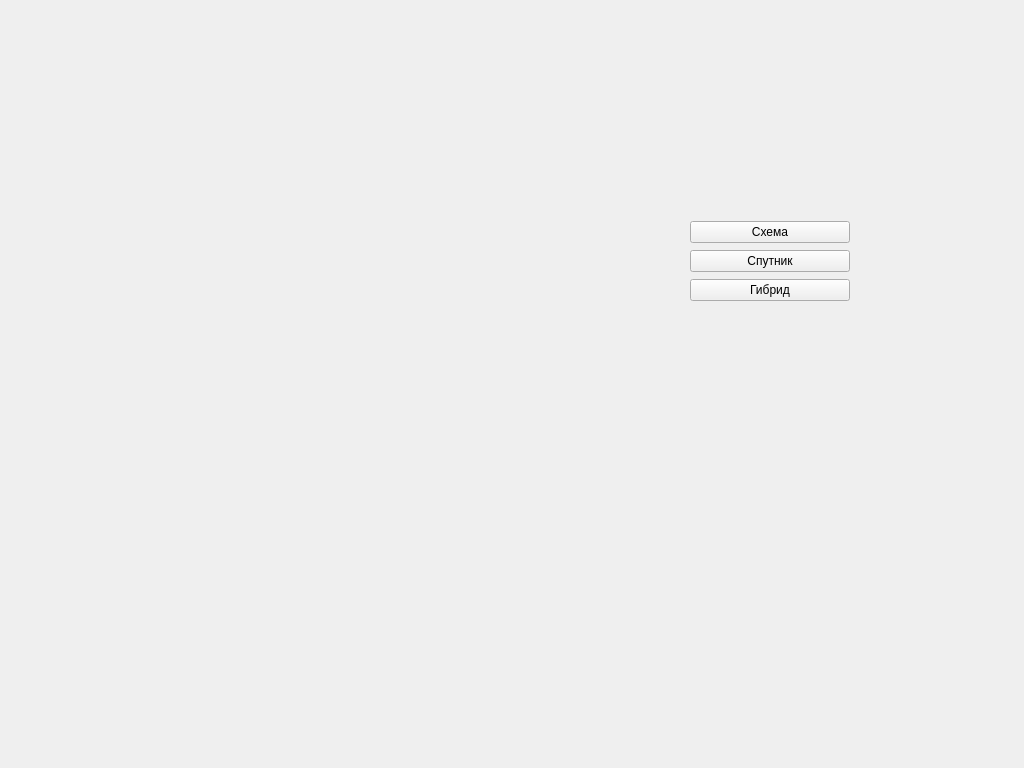
<?xml version="1.0" encoding="UTF-8"?>
<ui version="4.0">
 <class>Form</class>
 <widget class="QWidget" name="Form">
  <property name="geometry">
   <rect>
    <x>0</x>
    <y>0</y>
    <width>1024</width>
    <height>768</height>
   </rect>
  </property>
  <property name="windowTitle">
   <string>Form</string>
  </property>
  <widget class="QLabel" name="image">
   <property name="geometry">
    <rect>
     <x>10</x>
     <y>20</y>
     <width>650</width>
     <height>450</height>
    </rect>
   </property>
   <property name="text">
    <string/>
   </property>
  </widget>
  <widget class="QWidget" name="verticalLayoutWidget">
   <property name="geometry">
    <rect>
     <x>690</x>
     <y>220</y>
     <width>160</width>
     <height>83</height>
    </rect>
   </property>
   <layout class="QVBoxLayout" name="table_of_types_of_map">
    <item>
     <widget class="QPushButton" name="scheme">
      <property name="text">
       <string>Схема</string>
      </property>
     </widget>
    </item>
    <item>
     <widget class="QPushButton" name="satellite">
      <property name="text">
       <string>Спутник</string>
      </property>
     </widget>
    </item>
    <item>
     <widget class="QPushButton" name="hybrid">
      <property name="text">
       <string>Гибрид</string>
      </property>
     </widget>
    </item>
   </layout>
  </widget>
 </widget>
 <resources/>
 <connections/>
</ui>
